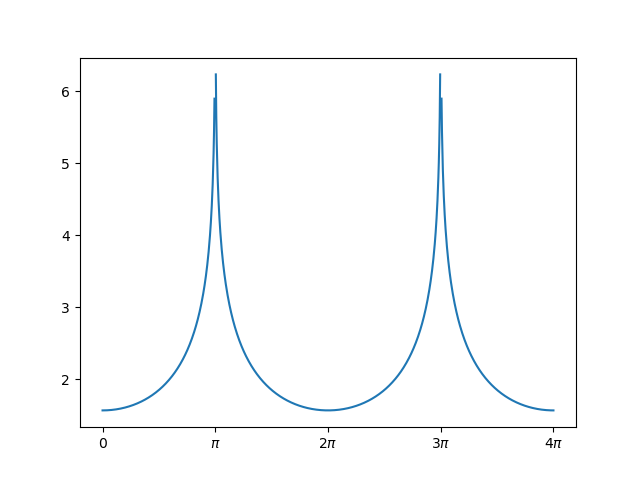

Generate this figure with Python:
from q4_1 import trap1
import numpy as np
from math import pi, sin
from matplotlib import pyplot as plt
from tabulate import tabulate


def period2(phi, a):
    return 1 / (1 - (sin(a / 2) ** 2) * (sin(phi)) ** 2) ** 0.5


if __name__ == '__main__':
    global a # required since trap1() uses a single variable whereas period2() uses two, a and phi
    alphas = np.linspace(0, 4 * pi, 1000)
    q = []
    for a in alphas:
        q.append([a, trap1(period2, 0, pi / 2, 1.0e-3)])
#        print(f'for alpha {x[0]}, the ratio is {x[1] * 2 / pi}')
    print(tabulate(q, headers=['alpha', 'ratio']))

    plt.plot(alphas, [i[1] for i in q])
    plt.xticks(ticks=[0, pi, 2 * pi, 3 * pi, 4 * pi], labels=['0',
                            '$\pi$', '2$\pi$', '3$\pi$', '4$\pi$'])
    plt.savefig('q4_7.png')

    q1 = q.copy()
    for x in q1:
        x[0] = round(x[0], 2)

    q1 = np.array(q1)
    condition1, condition2 = list(np.where(q1 == 1.57))
    condition1 = int(condition1)
    condition2 = int(condition2 + 1)
    print(f'when amplitude is at roughly pi/2, the value of \
T/T_0 is { 2 / pi * q1[condition1][condition2] }')
